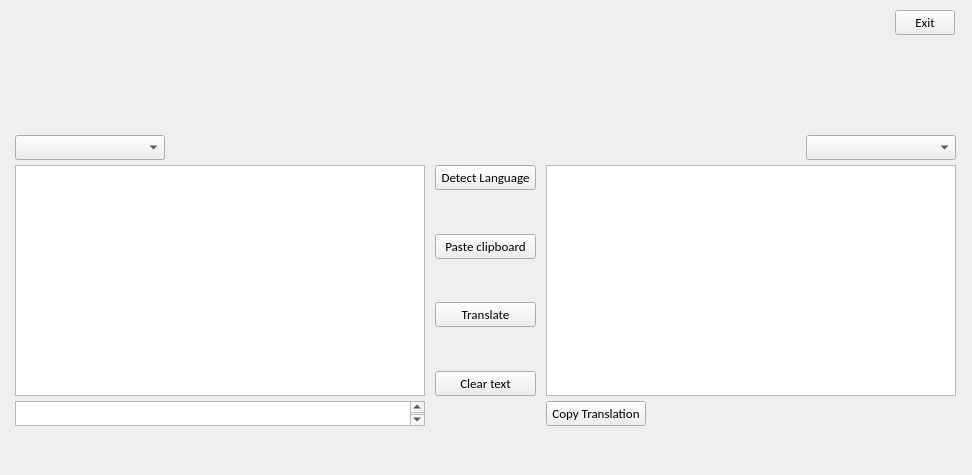
<?xml version="1.0" encoding="UTF-8"?>
<ui version="4.0">
 <class>Translator</class>
 <widget class="QMainWindow" name="Translator">
  <property name="enabled">
   <bool>true</bool>
  </property>
  <property name="geometry">
   <rect>
    <x>0</x>
    <y>0</y>
    <width>972</width>
    <height>475</height>
   </rect>
  </property>
  <property name="sizePolicy">
   <sizepolicy hsizetype="Maximum" vsizetype="Maximum">
    <horstretch>0</horstretch>
    <verstretch>0</verstretch>
   </sizepolicy>
  </property>
  <property name="minimumSize">
   <size>
    <width>972</width>
    <height>475</height>
   </size>
  </property>
  <property name="maximumSize">
   <size>
    <width>972</width>
    <height>475</height>
   </size>
  </property>
  <property name="windowTitle">
   <string>Translator</string>
  </property>
  <property name="styleSheet">
   <string notr="true"/>
  </property>
  <widget class="QWidget" name="centralwidget">
   <widget class="QPushButton" name="Exit">
    <property name="geometry">
     <rect>
      <x>895</x>
      <y>10</y>
      <width>60</width>
      <height>25</height>
     </rect>
    </property>
    <property name="font">
     <font>
      <family>Calibri</family>
      <pointsize>10</pointsize>
     </font>
    </property>
    <property name="text">
     <string>Exit</string>
    </property>
   </widget>
   <widget class="QLabel" name="appbg">
    <property name="geometry">
     <rect>
      <x>0</x>
      <y>0</y>
      <width>972</width>
      <height>475</height>
     </rect>
    </property>
    <property name="font">
     <font>
      <family>Calibri</family>
      <pointsize>10</pointsize>
     </font>
    </property>
    <property name="pixmap">
     <pixmap>appbg.png</pixmap>
    </property>
   </widget>
   <widget class="QWidget" name="gridLayoutWidget_2">
    <property name="geometry">
     <rect>
      <x>10</x>
      <y>130</y>
      <width>951</width>
      <height>301</height>
     </rect>
    </property>
    <layout class="QGridLayout" name="gridLayout_2">
     <property name="leftMargin">
      <number>5</number>
     </property>
     <property name="topMargin">
      <number>5</number>
     </property>
     <property name="rightMargin">
      <number>5</number>
     </property>
     <property name="bottomMargin">
      <number>5</number>
     </property>
     <property name="spacing">
      <number>5</number>
     </property>
     <item row="0" column="2">
      <layout class="QHBoxLayout" name="horizontalLayout_2">
       <property name="spacing">
        <number>0</number>
       </property>
       <item>
        <spacer name="horizontalSpacer_2">
         <property name="orientation">
          <enum>Qt::Horizontal</enum>
         </property>
         <property name="sizeHint" stdset="0">
          <size>
           <width>40</width>
           <height>20</height>
          </size>
         </property>
        </spacer>
       </item>
       <item>
        <widget class="QComboBox" name="DestLang">
         <property name="minimumSize">
          <size>
           <width>150</width>
           <height>25</height>
          </size>
         </property>
         <property name="font">
          <font>
           <family>Calibri</family>
           <pointsize>10</pointsize>
          </font>
         </property>
        </widget>
       </item>
      </layout>
     </item>
     <item row="1" column="2">
      <widget class="QTextEdit" name="DestText">
       <property name="font">
        <font>
         <family>Calibri</family>
         <pointsize>10</pointsize>
        </font>
       </property>
       <property name="html">
        <string>&lt;!DOCTYPE HTML PUBLIC &quot;-//W3C//DTD HTML 4.0//EN&quot; &quot;http://www.w3.org/TR/REC-html40/strict.dtd&quot;&gt;
&lt;html&gt;&lt;head&gt;&lt;meta name=&quot;qrichtext&quot; content=&quot;1&quot; /&gt;&lt;style type=&quot;text/css&quot;&gt;
p, li { white-space: pre-wrap; }
&lt;/style&gt;&lt;/head&gt;&lt;body style=&quot; font-family:'Calibri'; font-size:10pt; font-weight:400; font-style:normal;&quot;&gt;
&lt;p style=&quot;-qt-paragraph-type:empty; margin-top:0px; margin-bottom:0px; margin-left:0px; margin-right:0px; -qt-block-indent:0; text-indent:0px; font-size:8.25pt;&quot;&gt;&lt;br /&gt;&lt;/p&gt;&lt;/body&gt;&lt;/html&gt;</string>
       </property>
      </widget>
     </item>
     <item row="1" column="0">
      <widget class="QTextEdit" name="textEdit">
       <property name="font">
        <font>
         <family>Calibri</family>
         <pointsize>10</pointsize>
        </font>
       </property>
       <property name="html">
        <string>&lt;!DOCTYPE HTML PUBLIC &quot;-//W3C//DTD HTML 4.0//EN&quot; &quot;http://www.w3.org/TR/REC-html40/strict.dtd&quot;&gt;
&lt;html&gt;&lt;head&gt;&lt;meta name=&quot;qrichtext&quot; content=&quot;1&quot; /&gt;&lt;style type=&quot;text/css&quot;&gt;
p, li { white-space: pre-wrap; }
&lt;/style&gt;&lt;/head&gt;&lt;body style=&quot; font-family:'Calibri'; font-size:10pt; font-weight:400; font-style:normal;&quot;&gt;
&lt;p style=&quot;-qt-paragraph-type:empty; margin-top:12px; margin-bottom:12px; margin-left:0px; margin-right:0px; -qt-block-indent:0; text-indent:0px; font-size:8.25pt;&quot;&gt;&lt;br /&gt;&lt;/p&gt;&lt;/body&gt;&lt;/html&gt;</string>
       </property>
      </widget>
     </item>
     <item row="0" column="0">
      <layout class="QHBoxLayout" name="horizontalLayout">
       <property name="spacing">
        <number>0</number>
       </property>
       <item>
        <widget class="QComboBox" name="SrcLang">
         <property name="minimumSize">
          <size>
           <width>150</width>
           <height>25</height>
          </size>
         </property>
         <property name="font">
          <font>
           <family>Calibri</family>
           <pointsize>10</pointsize>
          </font>
         </property>
        </widget>
       </item>
       <item>
        <spacer name="horizontalSpacer">
         <property name="orientation">
          <enum>Qt::Horizontal</enum>
         </property>
         <property name="sizeHint" stdset="0">
          <size>
           <width>40</width>
           <height>20</height>
          </size>
         </property>
        </spacer>
       </item>
      </layout>
     </item>
     <item row="2" column="0">
      <widget class="QTextEdit" name="DetectLang">
       <property name="maximumSize">
        <size>
         <width>16777215</width>
         <height>25</height>
        </size>
       </property>
       <property name="font">
        <font>
         <family>Calibri</family>
         <pointsize>10</pointsize>
        </font>
       </property>
      </widget>
     </item>
     <item row="2" column="2">
      <widget class="QPushButton" name="CopyTrans">
       <property name="minimumSize">
        <size>
         <width>0</width>
         <height>25</height>
        </size>
       </property>
       <property name="maximumSize">
        <size>
         <width>100</width>
         <height>16777215</height>
        </size>
       </property>
       <property name="font">
        <font>
         <family>Calibri</family>
         <pointsize>10</pointsize>
        </font>
       </property>
       <property name="text">
        <string>Copy Translation</string>
       </property>
      </widget>
     </item>
     <item row="1" column="1">
      <layout class="QVBoxLayout" name="verticalLayout">
       <property name="spacing">
        <number>0</number>
       </property>
       <property name="leftMargin">
        <number>5</number>
       </property>
       <property name="topMargin">
        <number>0</number>
       </property>
       <property name="rightMargin">
        <number>5</number>
       </property>
       <property name="bottomMargin">
        <number>0</number>
       </property>
       <item>
        <widget class="QPushButton" name="DetectLang_2">
         <property name="minimumSize">
          <size>
           <width>101</width>
           <height>25</height>
          </size>
         </property>
         <property name="font">
          <font>
           <family>Calibri</family>
           <pointsize>10</pointsize>
          </font>
         </property>
         <property name="autoFillBackground">
          <bool>false</bool>
         </property>
         <property name="text">
          <string>Detect Language</string>
         </property>
        </widget>
       </item>
       <item>
        <spacer name="verticalSpacer_3">
         <property name="orientation">
          <enum>Qt::Vertical</enum>
         </property>
         <property name="sizeHint" stdset="0">
          <size>
           <width>20</width>
           <height>40</height>
          </size>
         </property>
        </spacer>
       </item>
       <item>
        <widget class="QPushButton" name="PasteCP">
         <property name="minimumSize">
          <size>
           <width>100</width>
           <height>25</height>
          </size>
         </property>
         <property name="font">
          <font>
           <family>Calibri</family>
           <pointsize>10</pointsize>
          </font>
         </property>
         <property name="text">
          <string>Paste clipboard</string>
         </property>
         <property name="autoDefault">
          <bool>true</bool>
         </property>
         <property name="default">
          <bool>false</bool>
         </property>
        </widget>
       </item>
       <item>
        <spacer name="verticalSpacer_4">
         <property name="orientation">
          <enum>Qt::Vertical</enum>
         </property>
         <property name="sizeHint" stdset="0">
          <size>
           <width>20</width>
           <height>40</height>
          </size>
         </property>
        </spacer>
       </item>
       <item>
        <widget class="QPushButton" name="Translate">
         <property name="minimumSize">
          <size>
           <width>100</width>
           <height>25</height>
          </size>
         </property>
         <property name="font">
          <font>
           <family>Calibri</family>
           <pointsize>10</pointsize>
          </font>
         </property>
         <property name="text">
          <string>Translate</string>
         </property>
        </widget>
       </item>
       <item>
        <spacer name="verticalSpacer_5">
         <property name="orientation">
          <enum>Qt::Vertical</enum>
         </property>
         <property name="sizeHint" stdset="0">
          <size>
           <width>20</width>
           <height>40</height>
          </size>
         </property>
        </spacer>
       </item>
       <item>
        <widget class="QPushButton" name="ClearBox">
         <property name="minimumSize">
          <size>
           <width>100</width>
           <height>25</height>
          </size>
         </property>
         <property name="font">
          <font>
           <family>Calibri</family>
           <pointsize>10</pointsize>
          </font>
         </property>
         <property name="text">
          <string>Clear text</string>
         </property>
         <property name="autoDefault">
          <bool>true</bool>
         </property>
         <property name="default">
          <bool>false</bool>
         </property>
        </widget>
       </item>
      </layout>
     </item>
    </layout>
   </widget>
   <zorder>appbg</zorder>
   <zorder>Exit</zorder>
   <zorder>gridLayoutWidget_2</zorder>
  </widget>
 </widget>
 <resources/>
 <connections/>
</ui>
